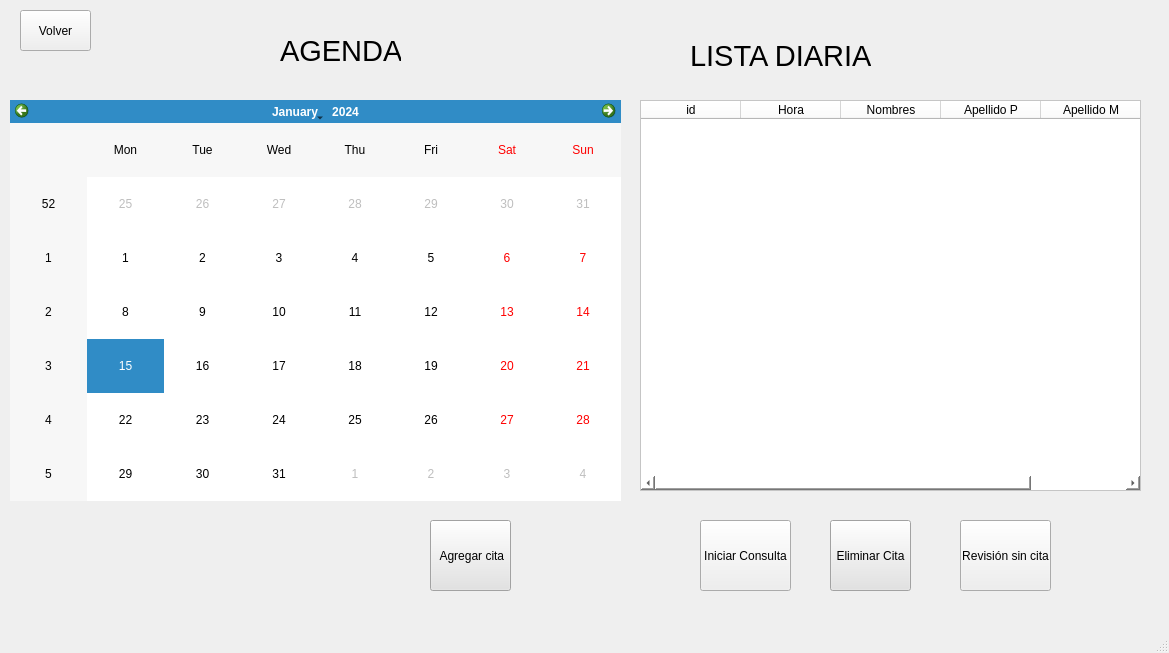
<?xml version="1.0" encoding="UTF-8"?>
<ui version="4.0">
 <class>MainWindow</class>
 <widget class="QMainWindow" name="MainWindow">
  <property name="geometry">
   <rect>
    <x>0</x>
    <y>0</y>
    <width>1169</width>
    <height>653</height>
   </rect>
  </property>
  <property name="windowTitle">
   <string>Agenda</string>
  </property>
  <property name="styleSheet">
   <string notr="true"/>
  </property>
  <widget class="QWidget" name="centralwidget">
   <widget class="QCalendarWidget" name="calendarWidget">
    <property name="geometry">
     <rect>
      <x>10</x>
      <y>100</y>
      <width>611</width>
      <height>401</height>
     </rect>
    </property>
   </widget>
   <widget class="QLabel" name="label">
    <property name="geometry">
     <rect>
      <x>280</x>
      <y>30</y>
      <width>121</width>
      <height>41</height>
     </rect>
    </property>
    <property name="font">
     <font>
      <family>Nirmala UI</family>
      <pointsize>22</pointsize>
     </font>
    </property>
    <property name="text">
     <string>AGENDA</string>
    </property>
   </widget>
   <widget class="QLabel" name="label_2">
    <property name="geometry">
     <rect>
      <x>690</x>
      <y>30</y>
      <width>181</width>
      <height>51</height>
     </rect>
    </property>
    <property name="font">
     <font>
      <family>Nirmala UI</family>
      <pointsize>22</pointsize>
     </font>
    </property>
    <property name="text">
     <string>LISTA DIARIA</string>
    </property>
   </widget>
   <widget class="QPushButton" name="pb_agregar">
    <property name="geometry">
     <rect>
      <x>430</x>
      <y>520</y>
      <width>81</width>
      <height>71</height>
     </rect>
    </property>
    <property name="styleSheet">
     <string notr="true">background-color: rgb(227, 227, 227);</string>
    </property>
    <property name="text">
     <string> Agregar cita</string>
    </property>
   </widget>
   <widget class="QPushButton" name="pb_eliminar">
    <property name="geometry">
     <rect>
      <x>830</x>
      <y>520</y>
      <width>81</width>
      <height>71</height>
     </rect>
    </property>
    <property name="styleSheet">
     <string notr="true">background-color: rgb(227, 227, 227);</string>
    </property>
    <property name="text">
     <string>Eliminar Cita</string>
    </property>
   </widget>
   <widget class="QPushButton" name="pb_revision">
    <property name="geometry">
     <rect>
      <x>960</x>
      <y>520</y>
      <width>91</width>
      <height>71</height>
     </rect>
    </property>
    <property name="text">
     <string>Revisión sin cita</string>
    </property>
   </widget>
   <widget class="QTableWidget" name="tabla">
    <property name="geometry">
     <rect>
      <x>640</x>
      <y>100</y>
      <width>501</width>
      <height>391</height>
     </rect>
    </property>
    <property name="styleSheet">
     <string notr="true">background-color: rgb(255, 255, 255);</string>
    </property>
    <column>
     <property name="text">
      <string>id</string>
     </property>
    </column>
    <column>
     <property name="text">
      <string>Hora</string>
     </property>
    </column>
    <column>
     <property name="text">
      <string>Nombres</string>
     </property>
    </column>
    <column>
     <property name="text">
      <string>Apellido P</string>
     </property>
    </column>
    <column>
     <property name="text">
      <string>Apellido M</string>
     </property>
    </column>
   </widget>
   <widget class="QPushButton" name="pb_iniciar">
    <property name="geometry">
     <rect>
      <x>700</x>
      <y>520</y>
      <width>91</width>
      <height>71</height>
     </rect>
    </property>
    <property name="text">
     <string>Iniciar Consulta</string>
    </property>
   </widget>
   <widget class="QPushButton" name="pb_volver">
    <property name="geometry">
     <rect>
      <x>20</x>
      <y>10</y>
      <width>71</width>
      <height>41</height>
     </rect>
    </property>
    <property name="text">
     <string>Volver</string>
    </property>
   </widget>
  </widget>
  <widget class="QMenuBar" name="menubar">
   <property name="geometry">
    <rect>
     <x>0</x>
     <y>0</y>
     <width>1169</width>
     <height>21</height>
    </rect>
   </property>
  </widget>
  <widget class="QStatusBar" name="statusbar"/>
 </widget>
 <resources/>
 <connections/>
</ui>
